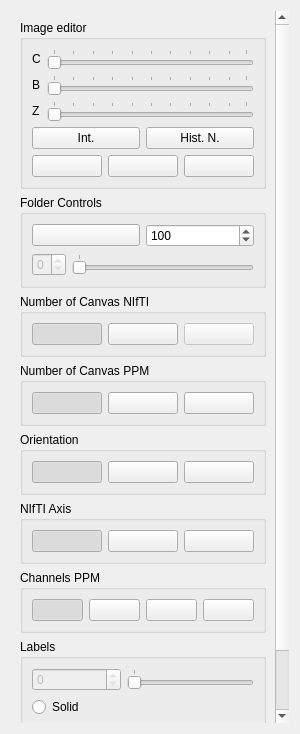
<?xml version="1.0" encoding="UTF-8"?>
<ui version="4.0">
 <class>ControlsWidget</class>
 <widget class="QWidget" name="ControlsWidget">
  <property name="geometry">
   <rect>
    <x>0</x>
    <y>0</y>
    <width>300</width>
    <height>734</height>
   </rect>
  </property>
  <property name="minimumSize">
   <size>
    <width>300</width>
    <height>0</height>
   </size>
  </property>
  <property name="windowTitle">
   <string>Form</string>
  </property>
  <layout class="QGridLayout" name="gridLayout">
   <item row="0" column="0">
    <widget class="QScrollArea" name="scrollArea_2">
     <property name="frameShape">
      <enum>QFrame::NoFrame</enum>
     </property>
     <property name="lineWidth">
      <number>0</number>
     </property>
     <property name="horizontalScrollBarPolicy">
      <enum>Qt::ScrollBarAlwaysOff</enum>
     </property>
     <property name="sizeAdjustPolicy">
      <enum>QAbstractScrollArea::AdjustToContentsOnFirstShow</enum>
     </property>
     <property name="widgetResizable">
      <bool>true</bool>
     </property>
     <widget class="QWidget" name="scrollAreaWidgetContents_2">
      <property name="geometry">
       <rect>
        <x>0</x>
        <y>0</y>
        <width>268</width>
        <height>945</height>
       </rect>
      </property>
      <layout class="QGridLayout" name="gridLayout_11">
       <item row="13" column="0">
        <widget class="QGroupBox" name="groupBoxPpmViews">
         <property name="title">
          <string>Number of Canvas PPM</string>
         </property>
         <property name="flat">
          <bool>true</bool>
         </property>
         <layout class="QGridLayout" name="gridLayout_4">
          <item row="0" column="0">
           <widget class="QPushButton" name="pushButton_1RGB">
            <property name="toolTip">
             <string>&lt;html&gt;&lt;head/&gt;&lt;body&gt;&lt;p&gt;Only one frame&lt;/p&gt;&lt;/body&gt;&lt;/html&gt;</string>
            </property>
            <property name="text">
             <string/>
            </property>
            <property name="icon">
             <iconset resource="qrs/resources.qrc">
              <normaloff>:/icons/icons/color.png</normaloff>:/icons/icons/color.png</iconset>
            </property>
            <property name="iconSize">
             <size>
              <width>48</width>
              <height>48</height>
             </size>
            </property>
            <property name="checkable">
             <bool>true</bool>
            </property>
            <property name="checked">
             <bool>true</bool>
            </property>
            <property name="autoExclusive">
             <bool>true</bool>
            </property>
           </widget>
          </item>
          <item row="0" column="2">
           <widget class="QPushButton" name="pushButton_4RGB">
            <property name="toolTip">
             <string>&lt;html&gt;&lt;head/&gt;&lt;body&gt;&lt;p&gt;Four frames&lt;/p&gt;&lt;/body&gt;&lt;/html&gt;</string>
            </property>
            <property name="text">
             <string/>
            </property>
            <property name="icon">
             <iconset resource="qrs/resources.qrc">
              <normaloff>:/icons/icons/4colors.png</normaloff>:/icons/icons/4colors.png</iconset>
            </property>
            <property name="iconSize">
             <size>
              <width>48</width>
              <height>48</height>
             </size>
            </property>
            <property name="checkable">
             <bool>true</bool>
            </property>
            <property name="autoExclusive">
             <bool>true</bool>
            </property>
           </widget>
          </item>
          <item row="0" column="1">
           <widget class="QPushButton" name="pushButton_3RGB">
            <property name="toolTip">
             <string>&lt;html&gt;&lt;head/&gt;&lt;body&gt;&lt;p&gt;Three frames&lt;/p&gt;&lt;/body&gt;&lt;/html&gt;</string>
            </property>
            <property name="text">
             <string/>
            </property>
            <property name="icon">
             <iconset resource="qrs/resources.qrc">
              <normaloff>:/icons/icons/3colors.png</normaloff>:/icons/icons/3colors.png</iconset>
            </property>
            <property name="iconSize">
             <size>
              <width>48</width>
              <height>48</height>
             </size>
            </property>
            <property name="checkable">
             <bool>true</bool>
            </property>
            <property name="autoExclusive">
             <bool>true</bool>
            </property>
           </widget>
          </item>
         </layout>
        </widget>
       </item>
       <item row="16" column="0">
        <widget class="QGroupBox" name="groupBoxPpmChannels">
         <property name="title">
          <string>Channels PPM</string>
         </property>
         <property name="flat">
          <bool>true</bool>
         </property>
         <layout class="QHBoxLayout" name="horizontalLayout">
          <item>
           <widget class="QPushButton" name="pushButton_RGB">
            <property name="toolTip">
             <string>&lt;html&gt;&lt;head/&gt;&lt;body&gt;&lt;p&gt;All channels.&lt;/p&gt;&lt;/body&gt;&lt;/html&gt;</string>
            </property>
            <property name="text">
             <string/>
            </property>
            <property name="icon">
             <iconset resource="qrs/resources.qrc">
              <normaloff>:/icons/icons/color.png</normaloff>:/icons/icons/color.png</iconset>
            </property>
            <property name="iconSize">
             <size>
              <width>36</width>
              <height>36</height>
             </size>
            </property>
            <property name="checkable">
             <bool>true</bool>
            </property>
            <property name="checked">
             <bool>true</bool>
            </property>
            <property name="autoExclusive">
             <bool>true</bool>
            </property>
           </widget>
          </item>
          <item>
           <widget class="QPushButton" name="pushButton_R">
            <property name="toolTip">
             <string>&lt;html&gt;&lt;head/&gt;&lt;body&gt;&lt;p&gt;Red channel.&lt;/p&gt;&lt;/body&gt;&lt;/html&gt;</string>
            </property>
            <property name="text">
             <string/>
            </property>
            <property name="icon">
             <iconset resource="qrs/resources.qrc">
              <normaloff>:/icons/icons/colorR.png</normaloff>:/icons/icons/colorR.png</iconset>
            </property>
            <property name="iconSize">
             <size>
              <width>36</width>
              <height>36</height>
             </size>
            </property>
            <property name="checkable">
             <bool>true</bool>
            </property>
            <property name="autoExclusive">
             <bool>true</bool>
            </property>
           </widget>
          </item>
          <item>
           <widget class="QPushButton" name="pushButton_G">
            <property name="toolTip">
             <string>&lt;html&gt;&lt;head/&gt;&lt;body&gt;&lt;p&gt;Green channel.&lt;/p&gt;&lt;/body&gt;&lt;/html&gt;</string>
            </property>
            <property name="text">
             <string/>
            </property>
            <property name="icon">
             <iconset resource="qrs/resources.qrc">
              <normaloff>:/icons/icons/colorG.png</normaloff>:/icons/icons/colorG.png</iconset>
            </property>
            <property name="iconSize">
             <size>
              <width>36</width>
              <height>36</height>
             </size>
            </property>
            <property name="checkable">
             <bool>true</bool>
            </property>
            <property name="autoExclusive">
             <bool>true</bool>
            </property>
           </widget>
          </item>
          <item>
           <widget class="QPushButton" name="pushButton_B">
            <property name="toolTip">
             <string>&lt;html&gt;&lt;head/&gt;&lt;body&gt;&lt;p&gt;Blue channel.&lt;/p&gt;&lt;/body&gt;&lt;/html&gt;</string>
            </property>
            <property name="text">
             <string/>
            </property>
            <property name="icon">
             <iconset resource="qrs/resources.qrc">
              <normaloff>:/icons/icons/colorB.png</normaloff>:/icons/icons/colorB.png</iconset>
            </property>
            <property name="iconSize">
             <size>
              <width>36</width>
              <height>36</height>
             </size>
            </property>
            <property name="checkable">
             <bool>true</bool>
            </property>
            <property name="autoExclusive">
             <bool>true</bool>
            </property>
           </widget>
          </item>
         </layout>
        </widget>
       </item>
       <item row="18" column="0">
        <widget class="QGroupBox" name="groupBoxLabels">
         <property name="title">
          <string>Labels</string>
         </property>
         <property name="flat">
          <bool>true</bool>
         </property>
         <layout class="QGridLayout" name="gridLayout_10">
          <item row="2" column="0" colspan="2">
           <widget class="QRadioButton" name="solid">
            <property name="text">
             <string>Solid</string>
            </property>
           </widget>
          </item>
          <item row="4" column="0">
           <widget class="QRadioButton" name="translucent">
            <property name="text">
             <string>Translucent</string>
            </property>
           </widget>
          </item>
          <item row="6" column="0" colspan="2">
           <widget class="QRadioButton" name="multiLabel">
            <property name="text">
             <string>Multi-label</string>
            </property>
           </widget>
          </item>
          <item row="1" column="1">
           <widget class="QSlider" name="labelHorizontalSlider">
            <property name="enabled">
             <bool>false</bool>
            </property>
            <property name="maximum">
             <number>0</number>
            </property>
            <property name="pageStep">
             <number>1</number>
            </property>
            <property name="orientation">
             <enum>Qt::Horizontal</enum>
            </property>
            <property name="tickPosition">
             <enum>QSlider::TicksAbove</enum>
            </property>
           </widget>
          </item>
          <item row="1" column="0">
           <widget class="QSpinBox" name="labelSpinBox">
            <property name="enabled">
             <bool>false</bool>
            </property>
            <property name="maximum">
             <number>0</number>
            </property>
           </widget>
          </item>
          <item row="4" column="1">
           <widget class="QSlider" name="translucentSlider">
            <property name="enabled">
             <bool>false</bool>
            </property>
            <property name="maximum">
             <number>100</number>
            </property>
            <property name="orientation">
             <enum>Qt::Horizontal</enum>
            </property>
            <property name="tickPosition">
             <enum>QSlider::TicksAbove</enum>
            </property>
           </widget>
          </item>
         </layout>
        </widget>
       </item>
       <item row="14" column="0">
        <widget class="QGroupBox" name="groupBoxOrientation">
         <property name="title">
          <string>Orientation</string>
         </property>
         <property name="flat">
          <bool>true</bool>
         </property>
         <layout class="QGridLayout" name="gridLayout_2">
          <item row="0" column="2">
           <widget class="QPushButton" name="pushButtonVertical">
            <property name="toolTip">
             <string>Vertical</string>
            </property>
            <property name="text">
             <string/>
            </property>
            <property name="icon">
             <iconset resource="qrs/resources.qrc">
              <normaloff>:/icons/icons/vertical.svg</normaloff>:/icons/icons/vertical.svg</iconset>
            </property>
            <property name="iconSize">
             <size>
              <width>48</width>
              <height>48</height>
             </size>
            </property>
            <property name="checkable">
             <bool>true</bool>
            </property>
            <property name="autoExclusive">
             <bool>true</bool>
            </property>
           </widget>
          </item>
          <item row="0" column="1">
           <widget class="QPushButton" name="pushButtonHorizontal">
            <property name="toolTip">
             <string>Horizontal</string>
            </property>
            <property name="text">
             <string/>
            </property>
            <property name="icon">
             <iconset resource="qrs/resources.qrc">
              <normaloff>:/icons/icons/horizontal.svg</normaloff>:/icons/icons/horizontal.svg</iconset>
            </property>
            <property name="iconSize">
             <size>
              <width>48</width>
              <height>48</height>
             </size>
            </property>
            <property name="checkable">
             <bool>true</bool>
            </property>
            <property name="checked">
             <bool>false</bool>
            </property>
            <property name="autoExclusive">
             <bool>true</bool>
            </property>
            <property name="flat">
             <bool>false</bool>
            </property>
           </widget>
          </item>
          <item row="0" column="0">
           <widget class="QPushButton" name="pushButtonGrid">
            <property name="toolTip">
             <string>Grid</string>
            </property>
            <property name="text">
             <string/>
            </property>
            <property name="icon">
             <iconset resource="qrs/resources.qrc">
              <normaloff>:/icons/icons/grid.svg</normaloff>:/icons/icons/grid.svg</iconset>
            </property>
            <property name="iconSize">
             <size>
              <width>48</width>
              <height>48</height>
             </size>
            </property>
            <property name="checkable">
             <bool>true</bool>
            </property>
            <property name="checked">
             <bool>true</bool>
            </property>
            <property name="autoExclusive">
             <bool>true</bool>
            </property>
           </widget>
          </item>
         </layout>
        </widget>
       </item>
       <item row="19" column="0">
        <spacer name="vSpacer">
         <property name="orientation">
          <enum>Qt::Vertical</enum>
         </property>
         <property name="sizeHint" stdset="0">
          <size>
           <width>20</width>
           <height>40</height>
          </size>
         </property>
        </spacer>
       </item>
       <item row="10" column="0">
        <widget class="QGroupBox" name="groupBoxNiftiViews">
         <property name="title">
          <string>Number of Canvas NIfTI</string>
         </property>
         <property name="flat">
          <bool>true</bool>
         </property>
         <layout class="QHBoxLayout" name="horizontalLayout_5">
          <item>
           <widget class="QPushButton" name="pushButton1View">
            <property name="toolTip">
             <string>One view</string>
            </property>
            <property name="text">
             <string/>
            </property>
            <property name="icon">
             <iconset resource="qrs/resources.qrc">
              <normaloff>:/icons/icons/1view.png</normaloff>:/icons/icons/1view.png</iconset>
            </property>
            <property name="iconSize">
             <size>
              <width>48</width>
              <height>48</height>
             </size>
            </property>
            <property name="checkable">
             <bool>true</bool>
            </property>
            <property name="checked">
             <bool>true</bool>
            </property>
            <property name="autoExclusive">
             <bool>true</bool>
            </property>
            <property name="flat">
             <bool>false</bool>
            </property>
           </widget>
          </item>
          <item>
           <widget class="QPushButton" name="pushButton3Views">
            <property name="toolTip">
             <string>Three views</string>
            </property>
            <property name="text">
             <string/>
            </property>
            <property name="icon">
             <iconset resource="qrs/resources.qrc">
              <normaloff>:/icons/icons/3views.png</normaloff>:/icons/icons/3views.png</iconset>
            </property>
            <property name="iconSize">
             <size>
              <width>48</width>
              <height>48</height>
             </size>
            </property>
            <property name="checkable">
             <bool>true</bool>
            </property>
            <property name="autoExclusive">
             <bool>true</bool>
            </property>
           </widget>
          </item>
          <item>
           <widget class="QPushButton" name="pushButton4Views">
            <property name="enabled">
             <bool>false</bool>
            </property>
            <property name="toolTip">
             <string>Four views</string>
            </property>
            <property name="text">
             <string/>
            </property>
            <property name="icon">
             <iconset resource="qrs/resources.qrc">
              <normaloff>:/icons/icons/4views.png</normaloff>:/icons/icons/4views.png</iconset>
            </property>
            <property name="iconSize">
             <size>
              <width>48</width>
              <height>48</height>
             </size>
            </property>
            <property name="checkable">
             <bool>true</bool>
            </property>
            <property name="autoExclusive">
             <bool>true</bool>
            </property>
           </widget>
          </item>
         </layout>
        </widget>
       </item>
       <item row="15" column="0">
        <widget class="QGroupBox" name="groupBoxNiftiAxis">
         <property name="title">
          <string>NIfTI Axis</string>
         </property>
         <property name="flat">
          <bool>true</bool>
         </property>
         <layout class="QHBoxLayout" name="horizontalLayout_4">
          <item>
           <widget class="QPushButton" name="pushButtonAxial">
            <property name="toolTip">
             <string>&lt;html&gt;&lt;head/&gt;&lt;body&gt;&lt;p&gt;Axial&lt;/p&gt;&lt;/body&gt;&lt;/html&gt;</string>
            </property>
            <property name="text">
             <string/>
            </property>
            <property name="icon">
             <iconset resource="qrs/resources.qrc">
              <normaloff>:/icons/icons/axial.png</normaloff>:/icons/icons/axial.png</iconset>
            </property>
            <property name="iconSize">
             <size>
              <width>48</width>
              <height>48</height>
             </size>
            </property>
            <property name="checkable">
             <bool>true</bool>
            </property>
            <property name="checked">
             <bool>true</bool>
            </property>
            <property name="autoExclusive">
             <bool>true</bool>
            </property>
            <property name="flat">
             <bool>false</bool>
            </property>
           </widget>
          </item>
          <item>
           <widget class="QPushButton" name="pushButtonCoronal">
            <property name="toolTip">
             <string>&lt;html&gt;&lt;head/&gt;&lt;body&gt;&lt;p&gt;Coronal&lt;/p&gt;&lt;/body&gt;&lt;/html&gt;</string>
            </property>
            <property name="text">
             <string/>
            </property>
            <property name="icon">
             <iconset resource="qrs/resources.qrc">
              <normaloff>:/icons/icons/coronal.png</normaloff>:/icons/icons/coronal.png</iconset>
            </property>
            <property name="iconSize">
             <size>
              <width>48</width>
              <height>48</height>
             </size>
            </property>
            <property name="checkable">
             <bool>true</bool>
            </property>
            <property name="checked">
             <bool>false</bool>
            </property>
            <property name="autoExclusive">
             <bool>true</bool>
            </property>
            <property name="flat">
             <bool>false</bool>
            </property>
           </widget>
          </item>
          <item>
           <widget class="QPushButton" name="pushButtonSagittal">
            <property name="toolTip">
             <string>&lt;html&gt;&lt;head/&gt;&lt;body&gt;&lt;p&gt;Sagittal&lt;/p&gt;&lt;/body&gt;&lt;/html&gt;</string>
            </property>
            <property name="text">
             <string/>
            </property>
            <property name="icon">
             <iconset resource="qrs/resources.qrc">
              <normaloff>:/icons/icons/sagittal.png</normaloff>:/icons/icons/sagittal.png</iconset>
            </property>
            <property name="iconSize">
             <size>
              <width>48</width>
              <height>48</height>
             </size>
            </property>
            <property name="checkable">
             <bool>true</bool>
            </property>
            <property name="checked">
             <bool>false</bool>
            </property>
            <property name="autoExclusive">
             <bool>true</bool>
            </property>
            <property name="flat">
             <bool>false</bool>
            </property>
           </widget>
          </item>
         </layout>
        </widget>
       </item>
       <item row="8" column="0">
        <widget class="QGroupBox" name="groupBoxFolderControls">
         <property name="title">
          <string>Folder Controls</string>
         </property>
         <property name="flat">
          <bool>true</bool>
         </property>
         <property name="checkable">
          <bool>false</bool>
         </property>
         <layout class="QGridLayout" name="gridLayout_3">
          <item row="0" column="0">
           <layout class="QGridLayout" name="gridLayout_14">
            <item row="0" column="2">
             <widget class="QSpinBox" name="spinBoxSpeed">
              <property name="enabled">
               <bool>true</bool>
              </property>
              <property name="toolTip">
               <string>Speed</string>
              </property>
              <property name="minimum">
               <number>10</number>
              </property>
              <property name="maximum">
               <number>500</number>
              </property>
              <property name="singleStep">
               <number>10</number>
              </property>
              <property name="value">
               <number>100</number>
              </property>
             </widget>
            </item>
            <item row="0" column="1">
             <widget class="QPushButton" name="buttonPlay">
              <property name="text">
               <string/>
              </property>
              <property name="icon">
               <iconset resource="qrs/resources.qrc">
                <normaloff>:/icons/icons/play.svg</normaloff>
                <normalon>:/icons/icons/stop.svg</normalon>
                <activeon>:/icons/icons/stop.svg</activeon>:/icons/icons/play.svg</iconset>
              </property>
              <property name="iconSize">
               <size>
                <width>12</width>
                <height>12</height>
               </size>
              </property>
              <property name="checkable">
               <bool>true</bool>
              </property>
             </widget>
            </item>
           </layout>
          </item>
          <item row="1" column="0">
           <layout class="QHBoxLayout" name="horizontalLayout_6">
            <item>
             <widget class="QSpinBox" name="folderSpinBox">
              <property name="enabled">
               <bool>false</bool>
              </property>
              <property name="maximum">
               <number>0</number>
              </property>
              <property name="value">
               <number>0</number>
              </property>
             </widget>
            </item>
            <item>
             <widget class="QSlider" name="folderHorizontalSlider">
              <property name="maximum">
               <number>0</number>
              </property>
              <property name="orientation">
               <enum>Qt::Horizontal</enum>
              </property>
              <property name="tickPosition">
               <enum>QSlider::TicksAbove</enum>
              </property>
             </widget>
            </item>
           </layout>
          </item>
         </layout>
        </widget>
       </item>
       <item row="7" column="0">
        <widget class="QGroupBox" name="groupBoxEditor">
         <property name="title">
          <string>Image editor</string>
         </property>
         <layout class="QGridLayout" name="gridLayout_5">
          <item row="2" column="0">
           <layout class="QHBoxLayout" name="horizontalLayout_2">
            <item>
             <widget class="QPushButton" name="rotateAll">
              <property name="toolTip">
               <string>Rotate all</string>
              </property>
              <property name="text">
               <string/>
              </property>
              <property name="icon">
               <iconset resource="qrs/resources.qrc">
                <normaloff>:/icons/rotate.png</normaloff>:/icons/rotate.png</iconset>
              </property>
             </widget>
            </item>
            <item>
             <widget class="QPushButton" name="rotate">
              <property name="toolTip">
               <string>Rotate</string>
              </property>
              <property name="styleSheet">
               <string notr="true"/>
              </property>
              <property name="text">
               <string/>
              </property>
              <property name="icon">
               <iconset resource="qrs/resources.qrc">
                <normaloff>:/icons/rotate.png</normaloff>:/icons/rotate.png</iconset>
              </property>
             </widget>
            </item>
            <item>
             <widget class="QPushButton" name="pushButtonFitInView">
              <property name="toolTip">
               <string>Fit in view</string>
              </property>
              <property name="styleSheet">
               <string notr="true"/>
              </property>
              <property name="text">
               <string/>
              </property>
              <property name="icon">
               <iconset resource="qrs/resources.qrc">
                <normaloff>:/icons/icons/arrows.png</normaloff>:/icons/icons/arrows.png</iconset>
              </property>
             </widget>
            </item>
           </layout>
          </item>
          <item row="1" column="0">
           <layout class="QHBoxLayout" name="horizontalLayout_3">
            <item>
             <widget class="QPushButton" name="pushButtonInterpolation">
              <property name="toolTip">
               <string>Interpolation</string>
              </property>
              <property name="text">
               <string>Int.</string>
              </property>
              <property name="checkable">
               <bool>true</bool>
              </property>
             </widget>
            </item>
            <item>
             <widget class="QPushButton" name="pushButtonHistogramNormalization">
              <property name="toolTip">
               <string>Histogram Normalization</string>
              </property>
              <property name="text">
               <string>Hist. N.</string>
              </property>
              <property name="checkable">
               <bool>true</bool>
              </property>
             </widget>
            </item>
           </layout>
          </item>
          <item row="0" column="0">
           <layout class="QGridLayout" name="gridLayout_8">
            <item row="2" column="1">
             <widget class="QSlider" name="horizontalSliderBrightness">
              <property name="orientation">
               <enum>Qt::Horizontal</enum>
              </property>
              <property name="tickPosition">
               <enum>QSlider::TicksAbove</enum>
              </property>
             </widget>
            </item>
            <item row="0" column="1">
             <widget class="QSlider" name="horizontalSliderContrast">
              <property name="orientation">
               <enum>Qt::Horizontal</enum>
              </property>
              <property name="tickPosition">
               <enum>QSlider::TicksAbove</enum>
              </property>
             </widget>
            </item>
            <item row="3" column="1">
             <widget class="QSlider" name="horizontalSliderZoom">
              <property name="tracking">
               <bool>true</bool>
              </property>
              <property name="orientation">
               <enum>Qt::Horizontal</enum>
              </property>
              <property name="invertedAppearance">
               <bool>false</bool>
              </property>
              <property name="invertedControls">
               <bool>false</bool>
              </property>
              <property name="tickPosition">
               <enum>QSlider::TicksAbove</enum>
              </property>
             </widget>
            </item>
            <item row="2" column="0">
             <widget class="QLabel" name="labelBrightness">
              <property name="text">
               <string>B</string>
              </property>
             </widget>
            </item>
            <item row="0" column="0">
             <widget class="QLabel" name="labelContrast">
              <property name="text">
               <string>C</string>
              </property>
             </widget>
            </item>
            <item row="3" column="0">
             <widget class="QLabel" name="labelBrightness_2">
              <property name="text">
               <string>Z</string>
              </property>
             </widget>
            </item>
           </layout>
          </item>
         </layout>
        </widget>
       </item>
      </layout>
      <zorder>groupBoxNiftiViews</zorder>
      <zorder>groupBoxPpmViews</zorder>
      <zorder>groupBoxPpmChannels</zorder>
      <zorder>groupBoxEditor</zorder>
      <zorder>groupBoxLabels</zorder>
      <zorder>groupBoxOrientation</zorder>
      <zorder>groupBoxNiftiAxis</zorder>
      <zorder>groupBoxFolderControls</zorder>
     </widget>
    </widget>
   </item>
  </layout>
 </widget>
 <resources>
  <include location="qrs/resources.qrc"/>
 </resources>
 <connections/>
</ui>
